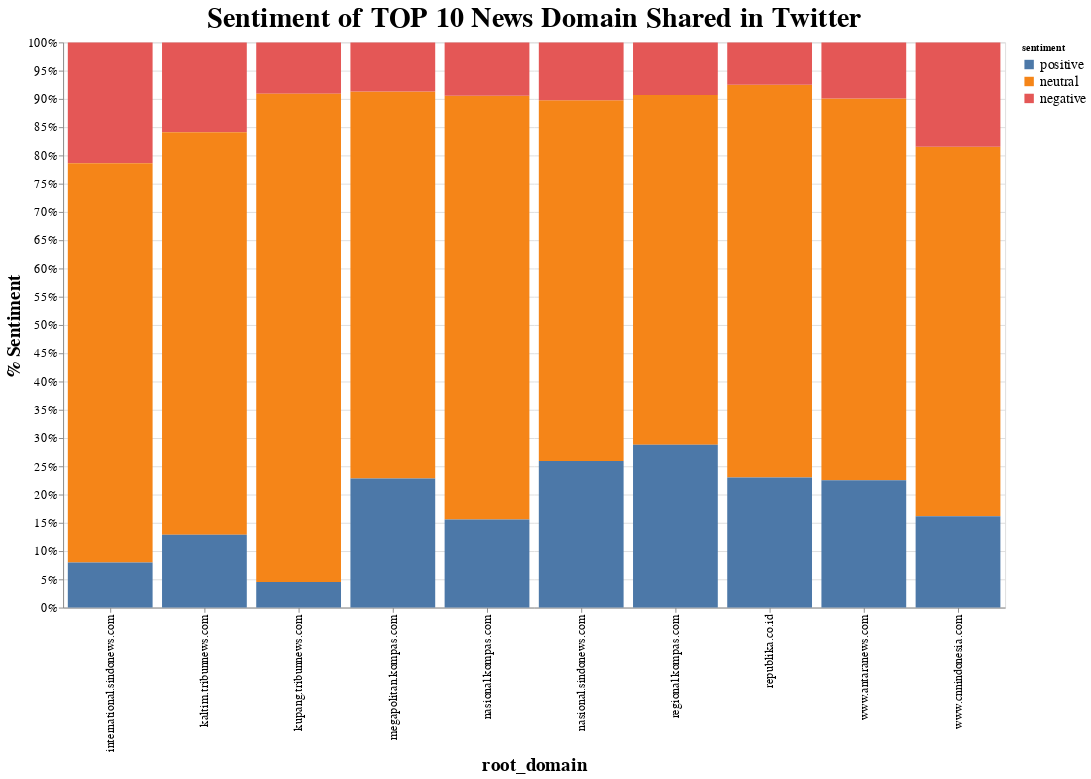

Source (notebook cell):
### Code cell
alt.data_transformers.enable('default', max_rows=None)

alt.Chart(df).mark_bar().encode(
    x = alt.X('root_domain'),
    y = alt.Y('count():Q',stack="normalize", axis=alt.Axis(format='%'), title = '% Sentiment'),
    color = alt.Order('sentiment',sort='descending'),
    order = alt.Order('sentiment',sort='descending')
).properties(
    width=1000,
    height=600,
    title='Sentiment of TOP 10 News Domain Shared in Twitter'
).configure_axis(
    labelFontSize=13,
    titleFontSize=20
).configure_title(
    fontSize=30
).configure_legend(
    labelFontSize=15
).configure_axisX(
    labelAngle = -90
)

### Figure 1 — Vega-Lite specification as saved in the notebook (floating-point values rounded to 4 significant figures; data arrays with more than 128 entries replaced by an {"elided": "..."} marker saying what was removed)
{"config": {"view": {"continuousWidth": 400, "continuousHeight": 300}, "axis": {"labelFontSize": 13, "titleFontSize": 20}, "axisX": {"labelAngle": -90}, "legend": {"labelFontSize": 15}, "title": {"fontSize": 30}}, "data": {"name": "data-ac1400a280293af90ac2078fb26f6d71"}, "mark": "bar", "encoding": {"color": {"type": "nominal", "field": "sentiment", "sort": "descending"}, "order": {"type": "nominal", "field": "sentiment", "sort": "descending"}, "x": {"type": "nominal", "field": "root_domain"}, "y": {"type": "quantitative", "aggregate": "count", "axis": {"format": "%"}, "stack": "normalize", "title": "% Sentiment"}}, "height": 600, "title": "Sentiment of TOP 10 News Domain Shared in Twitter", "width": 1000, "$schema": "https://vega.github.io/schema/vega-lite/v4.8.1.json", "datasets": {"data-ac1400a280293af90ac2078fb26f6d71": {"elided": "1927 records"}}}
